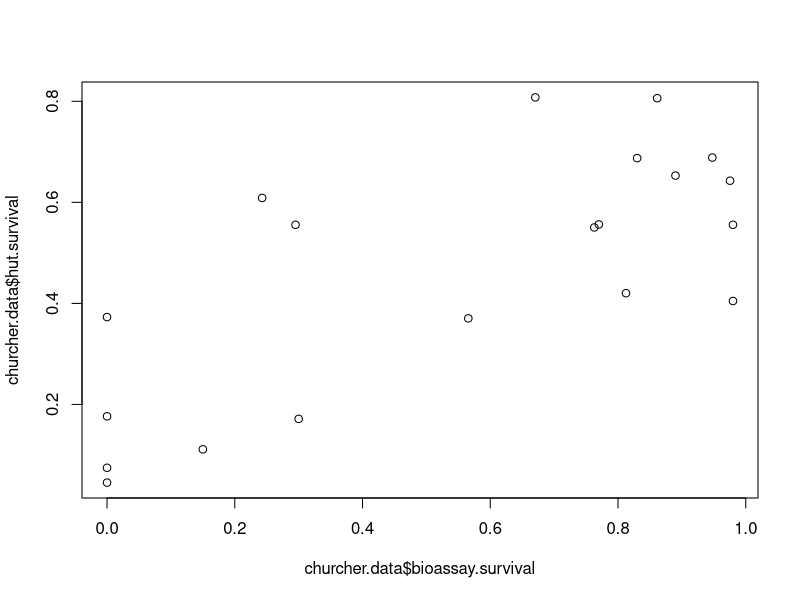
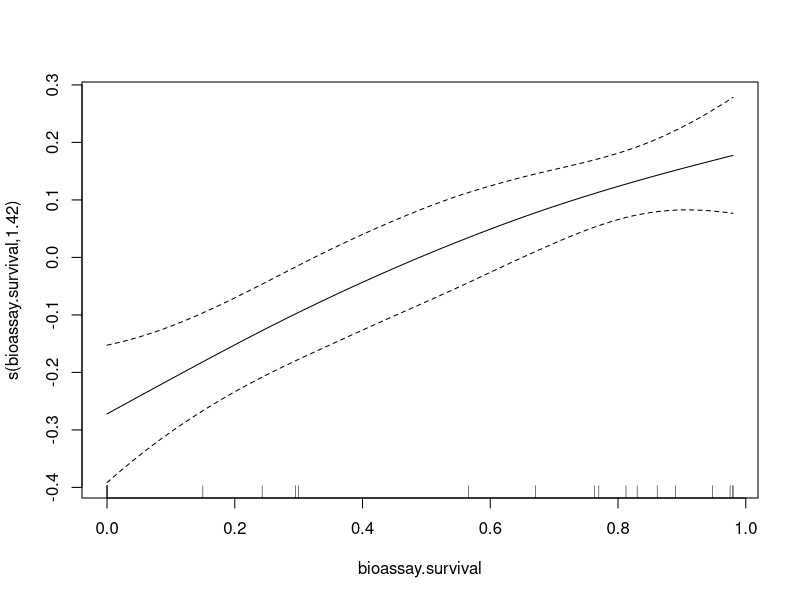
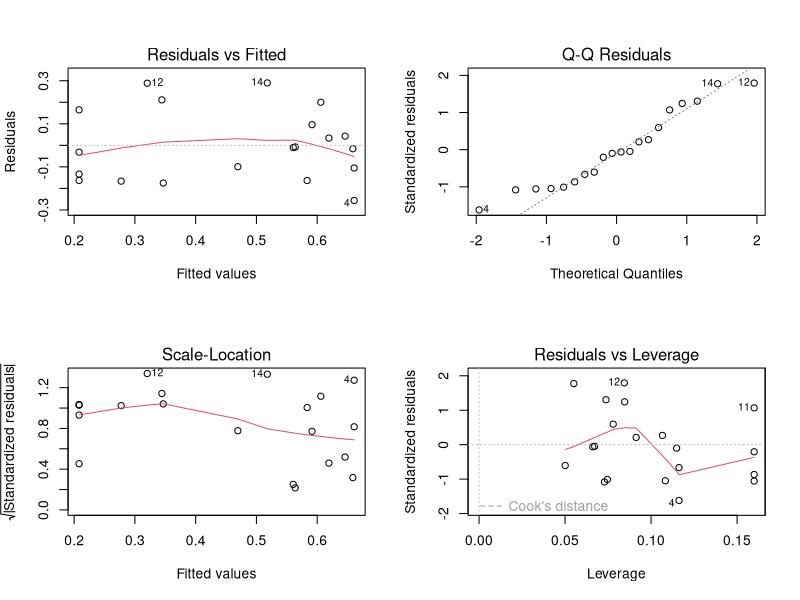
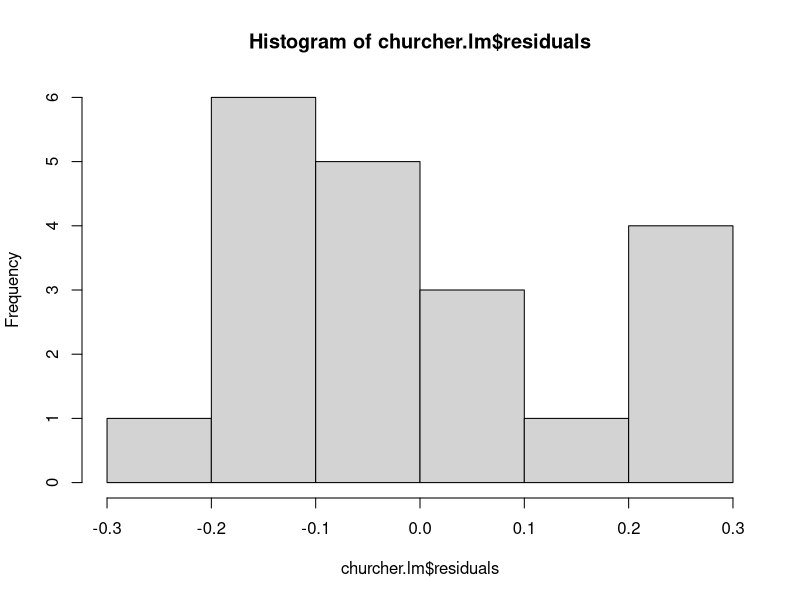
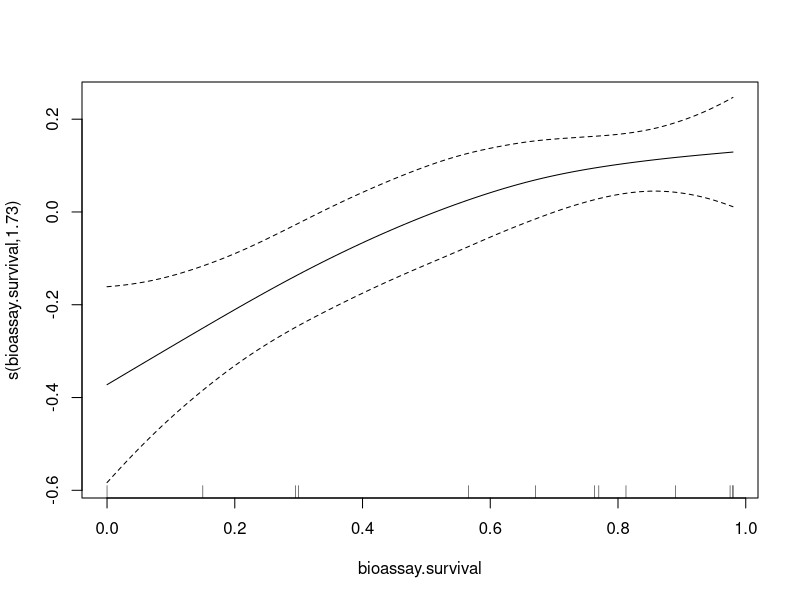
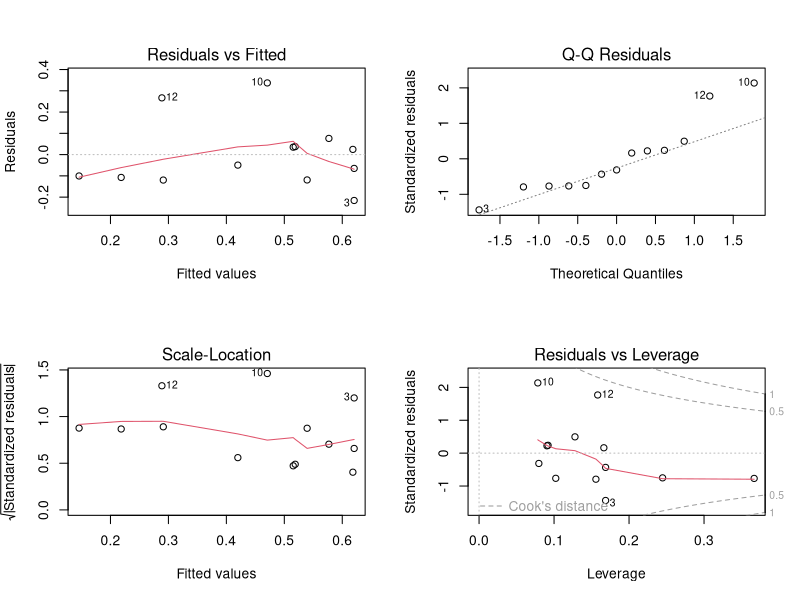
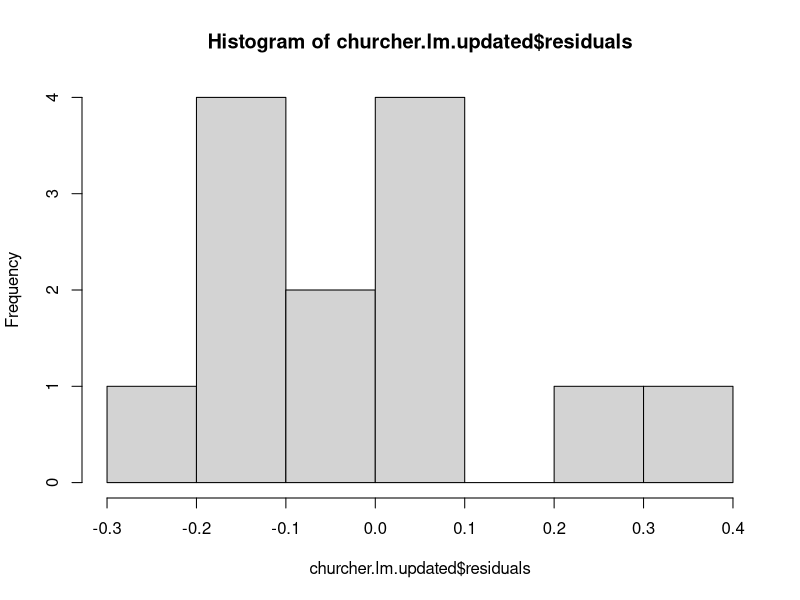
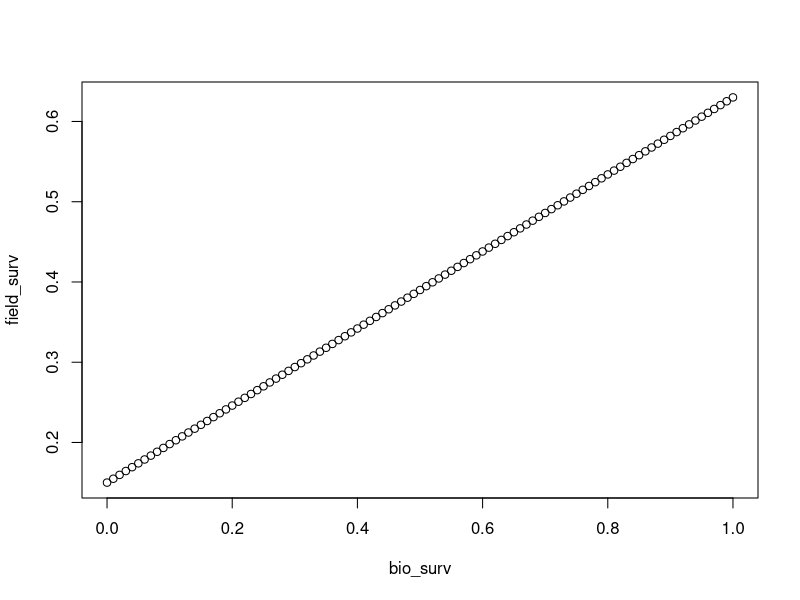

Here is the R script that generated these plots, in order:
#data obtained from Churcher et al. figure 2A
#dataset only uses LLINs
  #field mortality is experimental huts - just because mosquito entered hut and didn't die,
  #does not mean that they entered hut and encountered bednets.
  #Only considers female mosquitoes.
library(magrittr)

churcher.data = readxl::read_excel("Data/elife-16090-fig2-data2-v2.xlsx")

#Calculate mortality proportions and then convert to survival:::
churcher.data = churcher.data%>%
  dplyr::mutate(hut.mortality = Total_Dead_In_Hut_Trial/Total_Collected_In_Hut_Trial)%>%
  dplyr::mutate(bioassay.mortality = Total_Dead_In_Bioassay/Total_Tested_In_Bioassay)%>%
  dplyr::mutate(hut.survival = 1 - hut.mortality)%>%
  dplyr::mutate(bioassay.survival = 1 - bioassay.mortality)


plot(churcher.data$bioassay.survival, churcher.data$hut.survival)


#Generalised additive model to view the relationship (straight line / wiggly)
churcher.gam = mgcv::gam(hut.survival ~ s(bioassay.survival), 
                         data = churcher.data,
                         method = "REML")
#Generalised additive model suggests a linear relationship.
plot(churcher.gam)

churcher.lm = lm(hut.survival ~ bioassay.survival,
                 data = churcher.data)

par(mfrow = c(2, 2)) #make 4x4 grid
plot(churcher.lm)
par(mfrow = c(1, 1)) #return plotting space back to normal

#histogram of residuals
hist(churcher.lm$residuals)#not overly Normally distributed but small number of obs

summary(churcher.lm)
  #intercept is 0.33
  #scaling factor is 0.46

#Try with just Anopheles gambiae sl:
churcher.data.sl = churcher.data%>%
  dplyr::filter(Mosquito_Species == "An_gambiae_sl")

churcher.lm.sl = lm(formula = hut.survival ~ bioassay.survival,
                    data = churcher.data.sl)

summary(churcher.lm.sl)




#Try with only Deltamethrin and Anopheles sl. 
  #Rationale: Reduces confounding of species and insecticide differences
churcher.data.delta.sl = churcher.data%>%
  dplyr::filter(Insecticide_In_Bioassay == "Deltamethrin")%>%
  dplyr::filter(Mosquito_Species == "An_gambiae_sl")


churcher.gam.updated = mgcv::gam(hut.survival ~ s(bioassay.survival), 
                         data = churcher.data.delta.sl,
                         method = "REML")
#Generalised additive model suggests a broadly linear relationship.
plot(churcher.gam.updated)

summary(churcher.gam.updated)

churcher.lm.updated = lm(hut.survival ~ bioassay.survival,
                 data = churcher.data.delta.sl)

par(mfrow = c(2, 2)) #make 4x4 grid
plot(churcher.lm.updated)
par(mfrow = c(1, 1)) #return plotting space back to normal

#histogram of residuals
hist(churcher.lm.updated$residuals)#not overly Normally distributed

summary(churcher.lm.updated)
  #intercept 0.15
  #scaling factor 0.48



#A 15% base survival rate to an insecticide in the field seems plausible,
  #variation in insecticide contact/duration of contact; and individual physiological status of mosquitoes.
  #E.g. 0 resistance intensity = 15% survival in the field
convert_bioassay_survival_to_field = function(bioassay.survival,
                                              conversion.factor = 0.48,
                                              intercept = 0.15){
  
  field.survival = (conversion.factor * bioassay.survival) + intercept #values obtained from linear model.
  
  #stop field.survival being outside of 0-1 range
  field.survival = ifelse(field.survival > 1, yes = 1, no = field.survival)
  field.survival = ifelse(field.survival < 0, yes = 0, no = field.survival)
  
  return(field.survival)
}


bio_surv = seq(0,1, 0.01)
field_surv = c()

for(i in 1:101){
  
  field_surv[i] = convert_bioassay_survival_to_field(bio_surv[i])
  
}

plot(bio_surv, field_surv) #when resistance.intensity is 0; field survival still above 0 (useful for mixtures)



